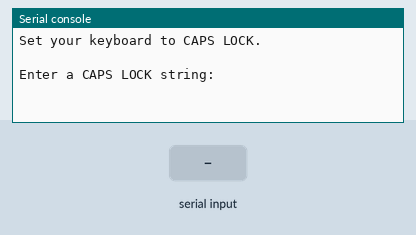
This program was run on a simulated BBC micro:bit running MicroPython. On the bench: the last lines printed to the serial console. Inputs (shaded band) come from the test bench.

Above: at 2.2 s.
2.3 s: "1" typed at the serial console, then Enter
At 2.9 s:
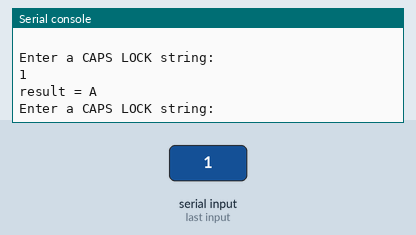
3.8 s: "0" typed at the serial console, then Enter
At 5.0 s:
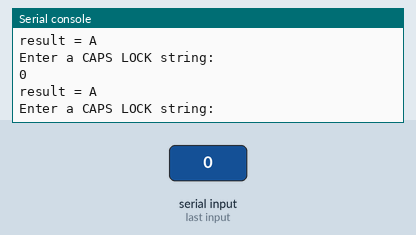
5.3 s: "2" typed at the serial console, then Enter
At 6.4 s:
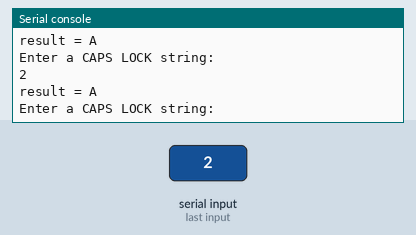

The program:

MicroBit_Encryption.py
```python
# substitution_cipher_atbash

from microbit import *

# Atbash cipher.
def atbash(text):
    alpha  = "ABCDEFGHIJKLMNOPQRSTUVWXYZ"
    crypta = "ZYXWVUTSRQPONMLKJIHGFEDCBA"
    result = ""

    for letter in text:
        letter = letter.upper()
        index = alpha.find(letter)
        result = result + crypta[index]

    return result

# The script starts executing statements from here.

sleep(1000)

print("Set your keyboard to CAPS LOCK.")
print()

while True:
    plaintext = input("Enter a CAPS LOCK string: ")

    result = atbash(plaintext)

    print("result =", result)
```

Measured:
- after the input at 2.3 s, the serial console: prints a new line at once (image 1)
- after the input at 3.8 s, the serial console: prints a new line at once (image 2)
- after the input at 5.3 s, the serial console: prints a new line at once (image 3)
